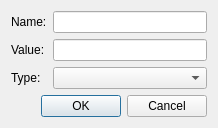
<?xml version="1.0" encoding="UTF-8"?>
<ui version="4.0">
 <class>EditWindow</class>
 <widget class="QDialog" name="EditWindow">
  <property name="geometry">
   <rect>
    <x>0</x>
    <y>0</y>
    <width>218</width>
    <height>127</height>
   </rect>
  </property>
  <property name="windowTitle">
   <string notr="true">EditWindow</string>
  </property>
  <layout class="QVBoxLayout" name="verticalLayout">
   <item>
    <layout class="QFormLayout" name="formLayout">
     <item row="0" column="0">
      <widget class="QLabel" name="label">
       <property name="text">
        <string>Name:</string>
       </property>
      </widget>
     </item>
     <item row="1" column="0">
      <widget class="QLabel" name="label_2">
       <property name="text">
        <string>Value:</string>
       </property>
      </widget>
     </item>
     <item row="2" column="0">
      <widget class="QLabel" name="label_3">
       <property name="text">
        <string>Type:</string>
       </property>
      </widget>
     </item>
     <item row="0" column="1">
      <widget class="QLineEdit" name="nameEdit"/>
     </item>
     <item row="1" column="1">
      <widget class="QLineEdit" name="valueEdit"/>
     </item>
     <item row="2" column="1">
      <widget class="QComboBox" name="typeComboBox"/>
     </item>
    </layout>
   </item>
   <item>
    <spacer name="verticalSpacer">
     <property name="orientation">
      <enum>Qt::Vertical</enum>
     </property>
     <property name="sizeHint" stdset="0">
      <size>
       <width>20</width>
       <height>40</height>
      </size>
     </property>
    </spacer>
   </item>
   <item>
    <widget class="QDialogButtonBox" name="buttonBox">
     <property name="orientation">
      <enum>Qt::Horizontal</enum>
     </property>
     <property name="standardButtons">
      <set>QDialogButtonBox::Cancel|QDialogButtonBox::Ok</set>
     </property>
    </widget>
   </item>
  </layout>
 </widget>
 <resources/>
 <connections/>
</ui>
